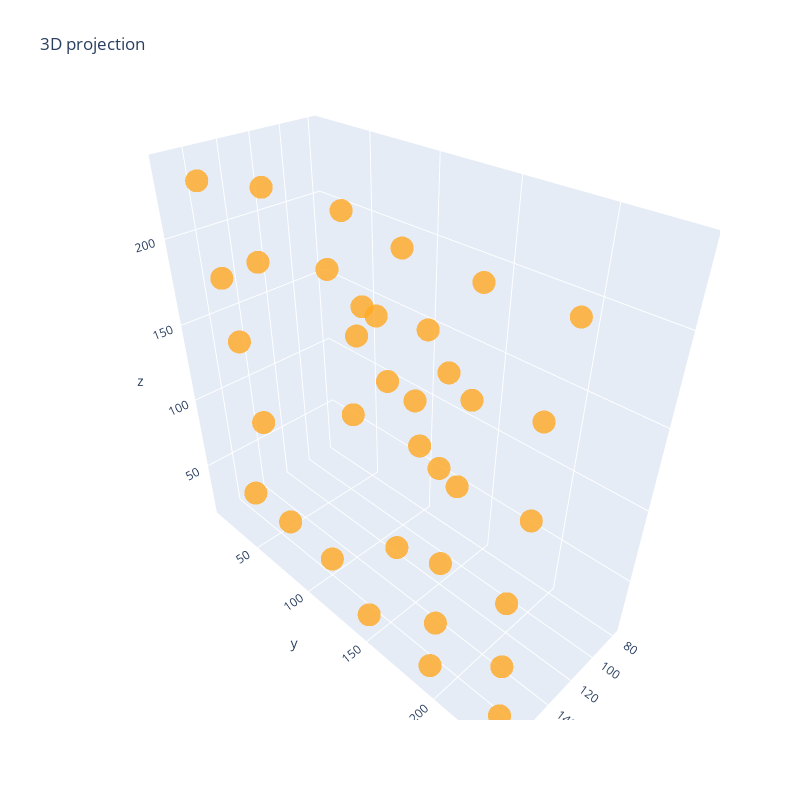

The cell this chart's notebook holds for it:
### Code cell
import plotly.graph_objects as go

n = go.Scatter3d(x=data[:,0], y=data[:,1], z=data[:,2], 
                 mode='markers',
                 name='nevus',
                 marker=dict(
                     color='rgb(255,169,34)',
                     size=8,
                     opacity=0.8))

# m = go.Scatter3d(x=data[700:,0], y=data[1000:,1], z=data[1000:,2], 
#                  mode='markers',
#                  name='melanomas',
#                  marker=dict(
#                      color='rgb(83,97,255)',
#                      size=3,
#                      opacity=0.8))

fig = go.Figure(data=[n])
fig.update_layout(
    title_text='3D projection',
    height=800,
    width=800
)
fig.show()

### Figure 1 — Plotly figure (JSON) as saved in the notebook; plotly's stock layout.template omitted (floating-point values rounded to 4 significant figures)
{"data": [{"marker": {"color": "rgb(255,169,34)", "opacity": 0.8, "size": 8}, "mode": "markers", "name": "nevus", "type": "scatter3d", "x": [156.5, 141.7, 147.8, 157.2, 163.0, 83.12, 155.1, 100.6, 101.9, 159.5, 156.6, 100.2, 144.5, 91.33, 161.0, 150.3, 95.0, 78.06, 153.6, 170.9, 155.3, 151.5, 156.8, 140.4, 160.6, 168.9, 168.9, 169.5, 167.4, 157.8, 175.3, 161.0, 168.0, 172.9, 168.5, 155.2], "y": [20, 17, 12, 19, 19, 42, 52, 56, 69, 61, 64, 87, 93, 105, 102, 112, 113, 132, 136, 144, 150, 158, 155, 164, 185, 188, 192, 191, 198, 197, 234, 231, 233, 234, 236, 236], "z": [23, 71, 130, 176, 230, 120, 195, 76, 157, 27, 236, 115, 201, 73, 26, 236, 157, 113, 196, 21, 66, 161, 234, 119, 192, 17, 96, 54, 145, 234, 109, 192, 21, 65, 152, 234]}], "layout": {"height": 800, "title": {"text": "3D projection"}, "width": 800}}
